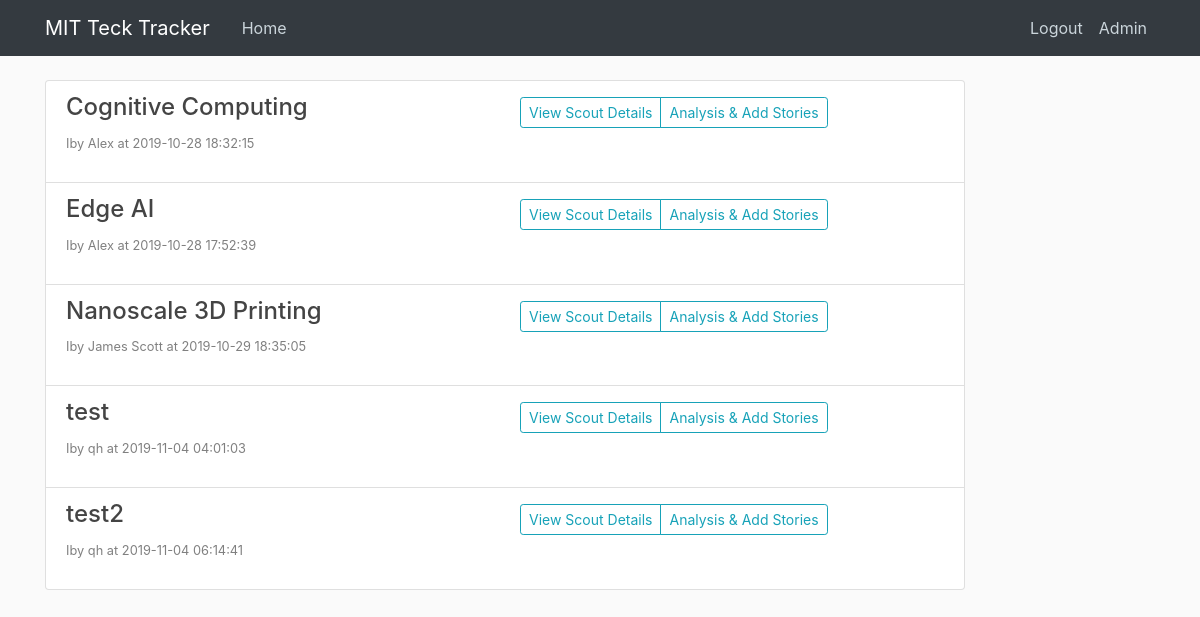
The app's page /task_board_a (signed in) with its own data.
### tables this page shows
CREATE TABLE tech_main_log (
  log_id integer PRIMARY KEY autoincrement, -- SERIAL PRIMARY KEY (Postgres)
  contributor integer NOT NULL,
  tech_name text NOT NULL,
  scout_time timestamp without time zone NOT NULL,
  description text NOT NULL,
  desc_source text,
  impact text NOT NULL,
  impa_source text,
  impa_sector text,
  asso_names text,
  emb_techs text,
  edited boolean,
  wiki_link text,
  category text,
  change_committed timestamp without time zone
);

### app.py (the view)
@app.route("/task_board_a", methods = ['GET', 'POST'])
def task_board_a():
    user = get_current_user()
    if not user:
        return redirect(url_for('login'))
    if user['can_analyse'] == 0:
        flash('No access to TechAnalytics. Please contact administrators', 'danger')
        return redirect(url_for('home'))
    db = get_db()
    task_cur = db.execute('''select
                                tml.log_id log_id,
                                tml.tech_name tech_name,
                                datetime(tml.scout_time,'unixepoch') scout_time,
                                u.username contributor_name
                            from tech_main_log tml, users u
                            where tml.tech_name in
                                (select distinct tech_name from tech_main_log)
                            and tml.contributor = u.user_id
                            group by tech_name
                            order by lower(tech_name) asc''')
    task_result = task_cur.fetchall()
    return render_template('task_board_a.html', title='Task Board', user= user, tasks = task_result)

### app.py (called while the page is built)
def get_current_user():
    user_result = None
    if 'user' in session:
        user_email = session['user']
        db = get_db()
        user_cur = db.execute('select user_id, email, password, can_scout, can_analyse, can_edit, admin from users where email = ?', [user_email])
        user_result = user_cur.fetchone()
    return user_result

### dbTest.py (called while the page is built)
def connect_db(RowMode=True):
    sql = sqlite3.connect(dbpath)
    if RowMode:
        sql.row_factory = sqlite3.Row
    else:
        sql.row_factory = lambda cursor, row: row[0]
    return sql

def get_db():
    if not hasattr(g, 'sqlite3_db'):
        g.sqlite_db = connect_db()
    return g.sqlite_db

### templates/task_board_a.html
{% extends "layout.html" %}
{% from "show_links.html" import show_links %}
{% block nav %}
{{ show_links(user) }}
{% endblock %}
{% block content %}
<div class="row">
        <div class="col-lg-12">
          <div class="list-group">
            {% if tasks %}
              {% for task in tasks %}
              <div class = "list-group-item">
                <div class = "row">
                  <div class = "col">
                    <h4 class="list-group-item-heading">{{ task['tech_name'] }} </h4>
                    <p><small><font color="grey">Iby {{ task['contributor_name'] }} at {{ task['scout_time'] }} </font></small></p>
                  </div>
                  <div class = "col">
                    <div class="btn-group btn-group-sm pull-right mt-1" role="group">
                      <a href="{{ url_for('view_scout', log_id=task['log_id']) }}" role="button"  class="btn btn-outline-info ">View Scout Details</a>
                      <a href="{{ url_for('tech_analytics', tech=task['tech_name']) }}" role="button"  class="btn btn-outline-info ">Analysis & Add Stories</a>
                    </div>
                  </div>
                </div>
              </div>
              {% endfor %}
            {% else %}
            <h5>We need new technology scouts!</h5>
            {% endif %}
          </div>
        </div>
      </div>
{% endblock %}

### static/main.css (style rules this page uses)
body { background: #fafafa; color: #333333; margin-top: 5rem; }
h1, h2, h3, h4, h5, h6 { color: #444444; }

### records on screen
tech_main_log: tech_name "Cognitive Computing", contributor_name "Alex", scout_time "2019-10-28 18:32:15"
tech_main_log: tech_name "Edge AI", contributor_name "Alex", scout_time "2019-10-28 17:52:39"
tech_main_log: tech_name "Nanoscale 3D Printing", contributor_name "James Scott", scout_time "2019-10-29 18:35:05"
tech_main_log: tech_name "test", contributor_name "qh", scout_time "2019-11-04 04:01:03"
tech_main_log: tech_name "test2", contributor_name "qh", scout_time "2019-11-04 06:14:41"
